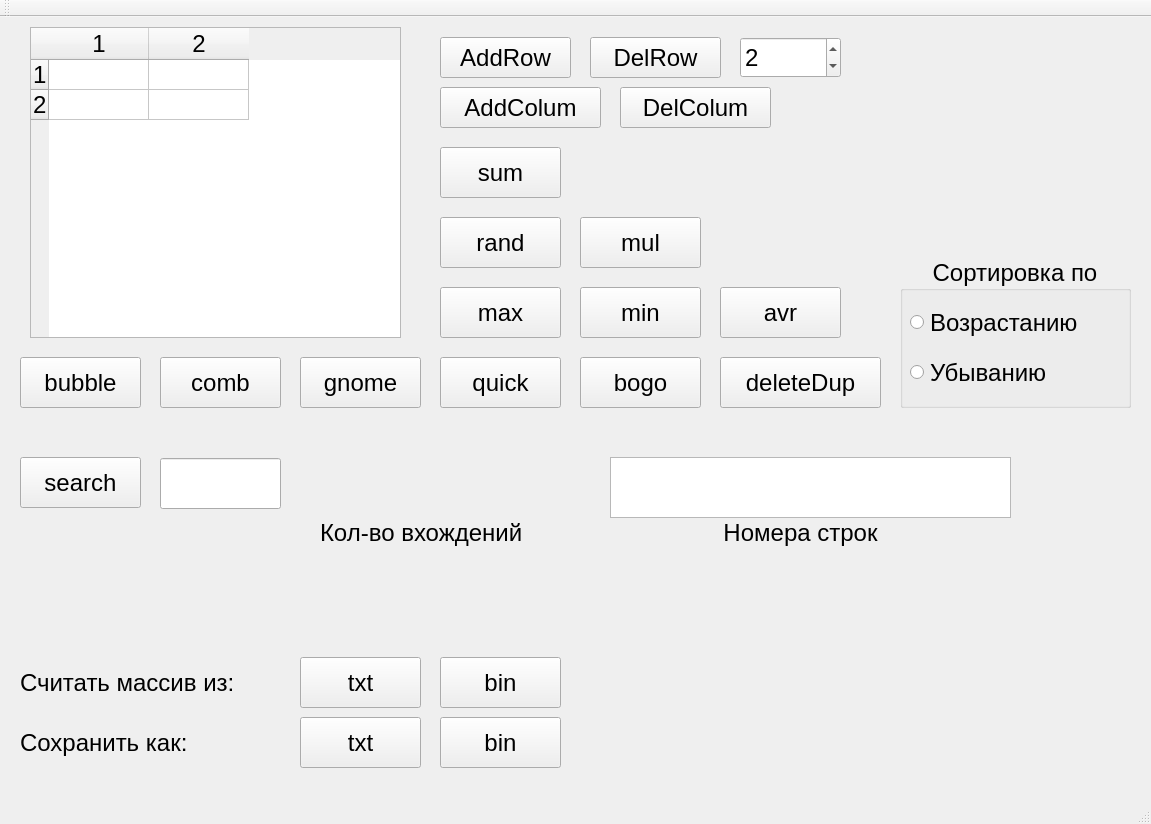
<?xml version="1.0" encoding="UTF-8"?>
<ui version="4.0">
 <class>MainWindow</class>
 <widget class="QMainWindow" name="MainWindow">
  <property name="geometry">
   <rect>
    <x>0</x>
    <y>0</y>
    <width>1151</width>
    <height>824</height>
   </rect>
  </property>
  <property name="windowTitle">
   <string>MainWindow</string>
  </property>
  <widget class="QWidget" name="centralWidget">
   <widget class="QPushButton" name="pushButton_DelColum">
    <property name="geometry">
     <rect>
      <x>620</x>
      <y>70</y>
      <width>151</width>
      <height>41</height>
     </rect>
    </property>
    <property name="font">
     <font>
      <pointsize>18</pointsize>
     </font>
    </property>
    <property name="text">
     <string>DelColum</string>
    </property>
   </widget>
   <widget class="QPushButton" name="pushButton_search">
    <property name="geometry">
     <rect>
      <x>20</x>
      <y>440</y>
      <width>121</width>
      <height>51</height>
     </rect>
    </property>
    <property name="font">
     <font>
      <pointsize>18</pointsize>
     </font>
    </property>
    <property name="text">
     <string>search</string>
    </property>
   </widget>
   <widget class="QLabel" name="label_saveArr">
    <property name="geometry">
     <rect>
      <x>20</x>
      <y>700</y>
      <width>271</width>
      <height>51</height>
     </rect>
    </property>
    <property name="font">
     <font>
      <pointsize>18</pointsize>
     </font>
    </property>
    <property name="text">
     <string>Сохранить как:</string>
    </property>
   </widget>
   <widget class="QSpinBox" name="spinBox_Row">
    <property name="geometry">
     <rect>
      <x>740</x>
      <y>20</y>
      <width>101</width>
      <height>41</height>
     </rect>
    </property>
    <property name="font">
     <font>
      <pointsize>18</pointsize>
     </font>
    </property>
    <property name="minimum">
     <number>1</number>
    </property>
    <property name="maximum">
     <number>1000000</number>
    </property>
    <property name="value">
     <number>2</number>
    </property>
   </widget>
   <widget class="QPushButton" name="pushButton_AddRow">
    <property name="geometry">
     <rect>
      <x>440</x>
      <y>20</y>
      <width>131</width>
      <height>41</height>
     </rect>
    </property>
    <property name="font">
     <font>
      <pointsize>18</pointsize>
     </font>
    </property>
    <property name="text">
     <string>AddRow</string>
    </property>
   </widget>
   <widget class="QLabel" name="label_ans_search_entry">
    <property name="geometry">
     <rect>
      <x>370</x>
      <y>440</y>
      <width>151</width>
      <height>51</height>
     </rect>
    </property>
    <property name="font">
     <font>
      <pointsize>18</pointsize>
     </font>
    </property>
    <property name="text">
     <string/>
    </property>
    <property name="alignment">
     <set>Qt::AlignCenter</set>
    </property>
   </widget>
   <widget class="QPushButton" name="pushButton_openTxt">
    <property name="geometry">
     <rect>
      <x>300</x>
      <y>640</y>
      <width>121</width>
      <height>51</height>
     </rect>
    </property>
    <property name="font">
     <font>
      <pointsize>18</pointsize>
     </font>
    </property>
    <property name="text">
     <string>txt</string>
    </property>
   </widget>
   <widget class="QPushButton" name="pushButton_min">
    <property name="geometry">
     <rect>
      <x>580</x>
      <y>270</y>
      <width>121</width>
      <height>51</height>
     </rect>
    </property>
    <property name="font">
     <font>
      <pointsize>18</pointsize>
     </font>
    </property>
    <property name="text">
     <string>min</string>
    </property>
   </widget>
   <widget class="QLabel" name="label_search">
    <property name="geometry">
     <rect>
      <x>20</x>
      <y>570</y>
      <width>431</width>
      <height>51</height>
     </rect>
    </property>
    <property name="font">
     <font>
      <pointsize>18</pointsize>
     </font>
    </property>
    <property name="text">
     <string/>
    </property>
   </widget>
   <widget class="QTableWidget" name="tableWidget">
    <property name="geometry">
     <rect>
      <x>30</x>
      <y>10</y>
      <width>371</width>
      <height>311</height>
     </rect>
    </property>
    <property name="font">
     <font>
      <pointsize>18</pointsize>
     </font>
    </property>
    <property name="rowCount">
     <number>2</number>
    </property>
    <property name="columnCount">
     <number>2</number>
    </property>
    <row/>
    <row/>
    <column/>
    <column/>
   </widget>
   <widget class="QGroupBox" name="groupBox">
    <property name="geometry">
     <rect>
      <x>900</x>
      <y>240</y>
      <width>231</width>
      <height>151</height>
     </rect>
    </property>
    <property name="font">
     <font>
      <pointsize>18</pointsize>
     </font>
    </property>
    <property name="title">
     <string>Сортировка по</string>
    </property>
    <property name="alignment">
     <set>Qt::AlignCenter</set>
    </property>
    <widget class="QRadioButton" name="radioButton_increasing">
     <property name="geometry">
      <rect>
       <x>10</x>
       <y>50</y>
       <width>211</width>
       <height>31</height>
      </rect>
     </property>
     <property name="text">
      <string>Возрастанию</string>
     </property>
    </widget>
    <widget class="QRadioButton" name="radioButton_decreasing">
     <property name="geometry">
      <rect>
       <x>10</x>
       <y>100</y>
       <width>191</width>
       <height>31</height>
      </rect>
     </property>
     <property name="text">
      <string>Убыванию</string>
     </property>
    </widget>
   </widget>
   <widget class="QPushButton" name="pushButton_Sum">
    <property name="geometry">
     <rect>
      <x>440</x>
      <y>130</y>
      <width>121</width>
      <height>51</height>
     </rect>
    </property>
    <property name="font">
     <font>
      <pointsize>18</pointsize>
     </font>
    </property>
    <property name="text">
     <string>sum</string>
    </property>
   </widget>
   <widget class="QLabel" name="label_ans">
    <property name="geometry">
     <rect>
      <x>600</x>
      <y>140</y>
      <width>511</width>
      <height>31</height>
     </rect>
    </property>
    <property name="font">
     <font>
      <pointsize>18</pointsize>
     </font>
    </property>
    <property name="text">
     <string/>
    </property>
   </widget>
   <widget class="QPushButton" name="pushButton_Random">
    <property name="geometry">
     <rect>
      <x>440</x>
      <y>200</y>
      <width>121</width>
      <height>51</height>
     </rect>
    </property>
    <property name="font">
     <font>
      <pointsize>18</pointsize>
     </font>
    </property>
    <property name="text">
     <string>rand</string>
    </property>
   </widget>
   <widget class="QLabel" name="label_num">
    <property name="geometry">
     <rect>
      <x>670</x>
      <y>490</y>
      <width>261</width>
      <height>51</height>
     </rect>
    </property>
    <property name="font">
     <font>
      <pointsize>18</pointsize>
     </font>
    </property>
    <property name="text">
     <string>Номера строк</string>
    </property>
    <property name="alignment">
     <set>Qt::AlignCenter</set>
    </property>
   </widget>
   <widget class="QPushButton" name="pushButton_AddColum">
    <property name="geometry">
     <rect>
      <x>440</x>
      <y>70</y>
      <width>161</width>
      <height>41</height>
     </rect>
    </property>
    <property name="font">
     <font>
      <pointsize>18</pointsize>
     </font>
    </property>
    <property name="text">
     <string>AddColum</string>
    </property>
   </widget>
   <widget class="QPushButton" name="pushButton_saveBin">
    <property name="geometry">
     <rect>
      <x>440</x>
      <y>700</y>
      <width>121</width>
      <height>51</height>
     </rect>
    </property>
    <property name="font">
     <font>
      <pointsize>18</pointsize>
     </font>
    </property>
    <property name="text">
     <string>bin</string>
    </property>
   </widget>
   <widget class="QPushButton" name="pushButton_sort_comb">
    <property name="geometry">
     <rect>
      <x>160</x>
      <y>340</y>
      <width>121</width>
      <height>51</height>
     </rect>
    </property>
    <property name="font">
     <font>
      <pointsize>18</pointsize>
     </font>
    </property>
    <property name="text">
     <string>comb</string>
    </property>
   </widget>
   <widget class="QPushButton" name="pushButton_sort_quick">
    <property name="geometry">
     <rect>
      <x>440</x>
      <y>340</y>
      <width>121</width>
      <height>51</height>
     </rect>
    </property>
    <property name="font">
     <font>
      <pointsize>18</pointsize>
     </font>
    </property>
    <property name="text">
     <string>quick</string>
    </property>
   </widget>
   <widget class="QPushButton" name="pushButton_avr">
    <property name="geometry">
     <rect>
      <x>720</x>
      <y>270</y>
      <width>121</width>
      <height>51</height>
     </rect>
    </property>
    <property name="font">
     <font>
      <pointsize>18</pointsize>
     </font>
    </property>
    <property name="text">
     <string>avr</string>
    </property>
   </widget>
   <widget class="QPushButton" name="pushButton_max">
    <property name="geometry">
     <rect>
      <x>440</x>
      <y>270</y>
      <width>121</width>
      <height>51</height>
     </rect>
    </property>
    <property name="font">
     <font>
      <pointsize>18</pointsize>
     </font>
    </property>
    <property name="text">
     <string>max</string>
    </property>
   </widget>
   <widget class="QListWidget" name="listWidget_ans_search_num">
    <property name="geometry">
     <rect>
      <x>610</x>
      <y>440</y>
      <width>401</width>
      <height>61</height>
     </rect>
    </property>
    <property name="font">
     <font>
      <pointsize>18</pointsize>
     </font>
    </property>
   </widget>
   <widget class="QPushButton" name="pushButton_deleteDup">
    <property name="geometry">
     <rect>
      <x>720</x>
      <y>340</y>
      <width>161</width>
      <height>51</height>
     </rect>
    </property>
    <property name="font">
     <font>
      <pointsize>18</pointsize>
     </font>
    </property>
    <property name="text">
     <string>deleteDup</string>
    </property>
   </widget>
   <widget class="QLineEdit" name="lineEdit_search">
    <property name="geometry">
     <rect>
      <x>160</x>
      <y>441</y>
      <width>121</width>
      <height>51</height>
     </rect>
    </property>
    <property name="font">
     <font>
      <pointsize>18</pointsize>
     </font>
    </property>
   </widget>
   <widget class="QLabel" name="label_readArr">
    <property name="geometry">
     <rect>
      <x>20</x>
      <y>640</y>
      <width>271</width>
      <height>51</height>
     </rect>
    </property>
    <property name="font">
     <font>
      <pointsize>18</pointsize>
     </font>
    </property>
    <property name="text">
     <string>Считать массив из:</string>
    </property>
   </widget>
   <widget class="QLabel" name="label_time">
    <property name="geometry">
     <rect>
      <x>1020</x>
      <y>520</y>
      <width>131</width>
      <height>51</height>
     </rect>
    </property>
    <property name="font">
     <font>
      <pointsize>18</pointsize>
     </font>
    </property>
    <property name="text">
     <string/>
    </property>
    <property name="alignment">
     <set>Qt::AlignCenter</set>
    </property>
   </widget>
   <widget class="QPushButton" name="pushButton_openBin">
    <property name="geometry">
     <rect>
      <x>440</x>
      <y>640</y>
      <width>121</width>
      <height>51</height>
     </rect>
    </property>
    <property name="font">
     <font>
      <pointsize>18</pointsize>
     </font>
    </property>
    <property name="text">
     <string>bin</string>
    </property>
   </widget>
   <widget class="QPushButton" name="pushButton_DelRow">
    <property name="geometry">
     <rect>
      <x>590</x>
      <y>20</y>
      <width>131</width>
      <height>41</height>
     </rect>
    </property>
    <property name="font">
     <font>
      <pointsize>18</pointsize>
     </font>
    </property>
    <property name="text">
     <string>DelRow</string>
    </property>
   </widget>
   <widget class="QPushButton" name="pushButton_sort_bubble">
    <property name="geometry">
     <rect>
      <x>20</x>
      <y>340</y>
      <width>121</width>
      <height>51</height>
     </rect>
    </property>
    <property name="font">
     <font>
      <pointsize>18</pointsize>
     </font>
    </property>
    <property name="text">
     <string>bubble</string>
    </property>
   </widget>
   <widget class="QPushButton" name="pushButton_mul">
    <property name="geometry">
     <rect>
      <x>580</x>
      <y>200</y>
      <width>121</width>
      <height>51</height>
     </rect>
    </property>
    <property name="font">
     <font>
      <pointsize>18</pointsize>
     </font>
    </property>
    <property name="text">
     <string>mul</string>
    </property>
   </widget>
   <widget class="QPushButton" name="pushButton_sort_bogo">
    <property name="geometry">
     <rect>
      <x>580</x>
      <y>340</y>
      <width>121</width>
      <height>51</height>
     </rect>
    </property>
    <property name="font">
     <font>
      <pointsize>18</pointsize>
     </font>
    </property>
    <property name="text">
     <string>bogo</string>
    </property>
   </widget>
   <widget class="QPushButton" name="pushButton_saveTxt">
    <property name="geometry">
     <rect>
      <x>300</x>
      <y>700</y>
      <width>121</width>
      <height>51</height>
     </rect>
    </property>
    <property name="font">
     <font>
      <pointsize>18</pointsize>
     </font>
    </property>
    <property name="text">
     <string>txt</string>
    </property>
   </widget>
   <widget class="QPushButton" name="pushButton_sort_gnome">
    <property name="geometry">
     <rect>
      <x>300</x>
      <y>340</y>
      <width>121</width>
      <height>51</height>
     </rect>
    </property>
    <property name="font">
     <font>
      <pointsize>18</pointsize>
     </font>
    </property>
    <property name="text">
     <string>gnome</string>
    </property>
   </widget>
   <widget class="QLabel" name="label_enter">
    <property name="geometry">
     <rect>
      <x>320</x>
      <y>490</y>
      <width>261</width>
      <height>51</height>
     </rect>
    </property>
    <property name="font">
     <font>
      <pointsize>18</pointsize>
     </font>
    </property>
    <property name="text">
     <string>Кол-во вхождений</string>
    </property>
   </widget>
  </widget>
  <widget class="QMenuBar" name="menuBar">
   <property name="geometry">
    <rect>
     <x>0</x>
     <y>0</y>
     <width>1151</width>
     <height>25</height>
    </rect>
   </property>
  </widget>
  <widget class="QToolBar" name="mainToolBar">
   <attribute name="toolBarArea">
    <enum>TopToolBarArea</enum>
   </attribute>
   <attribute name="toolBarBreak">
    <bool>false</bool>
   </attribute>
  </widget>
  <widget class="QStatusBar" name="statusBar"/>
 </widget>
 <layoutdefault spacing="6" margin="11"/>
 <resources/>
 <connections/>
</ui>
